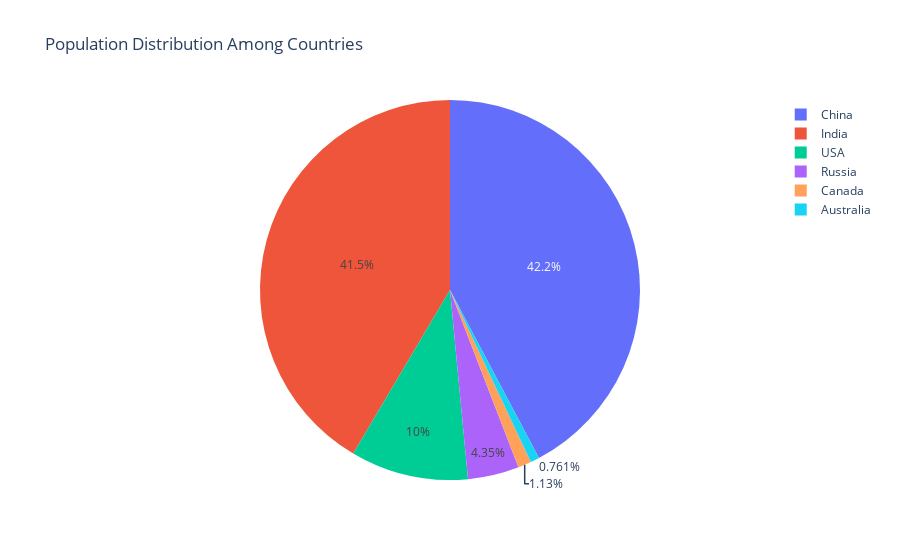

Notebook code for this chart:
### Code cell
population_by_country = df.groupby('Country')['Population (in Millions)'].sum().reset_index()
fig = px.pie(population_by_country, names='Country', values='Population (in Millions)', 
             title='Population Distribution Among Countries')
fig.show()

### Figure 1 — Plotly figure (JSON) as saved in the notebook; plotly's stock layout.template omitted (floating-point values rounded to 4 significant figures)
{"data": [{"domain": {"x": [0, 1], "y": [0, 1]}, "hovertemplate": "Country=%{label}<br>Population (in Millions)=%{value}<extra></extra>", "labels": ["Australia", "Canada", "China", "India", "Russia", "USA"], "legendgroup": "", "name": "", "showlegend": true, "type": "pie", "values": [604.0, 894.1, 33510.0, 32920.0, 3454.0, 7946.0]}], "layout": {"legend": {"tracegroupgap": 0}, "title": {"text": "Population Distribution Among Countries"}}}
